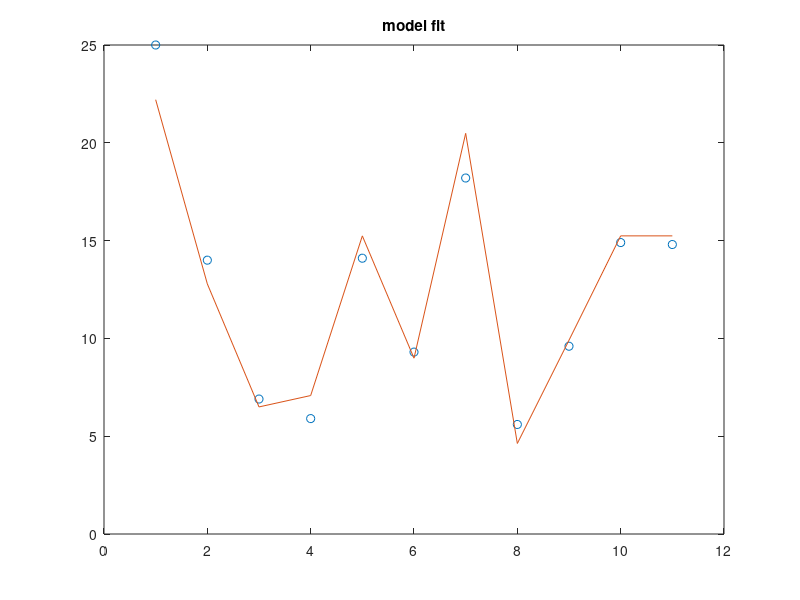

MATLAB code to generate this figure:
% Fitting a linear model to data
% The data:
X = [100.0 2.0
220.0 2.0
100.0 4.0
220.0 4.0
75.1 3.0
244.8 3.0
160.0 1.5
160.0 4.4
160.0 3.0
75.1 3.0
75.1 3.0];
Y = [25.0 14.0 6.9 5.9 14.1 9.3 18.2 5.6 9.6 14.9 14.8]';
n = length(Y); % number of data points
% constructing the design matrix
X2 = [ones(n,1) X X(:,1).^2 X(:,1).*X(:,2) X(:,2).^2];
b = X2\Y; % LSQ fit
yfit = X2*b; % model response
% visualizing the fit
plot(1:n,Y,'o',1:n,yfit); title('model fit');